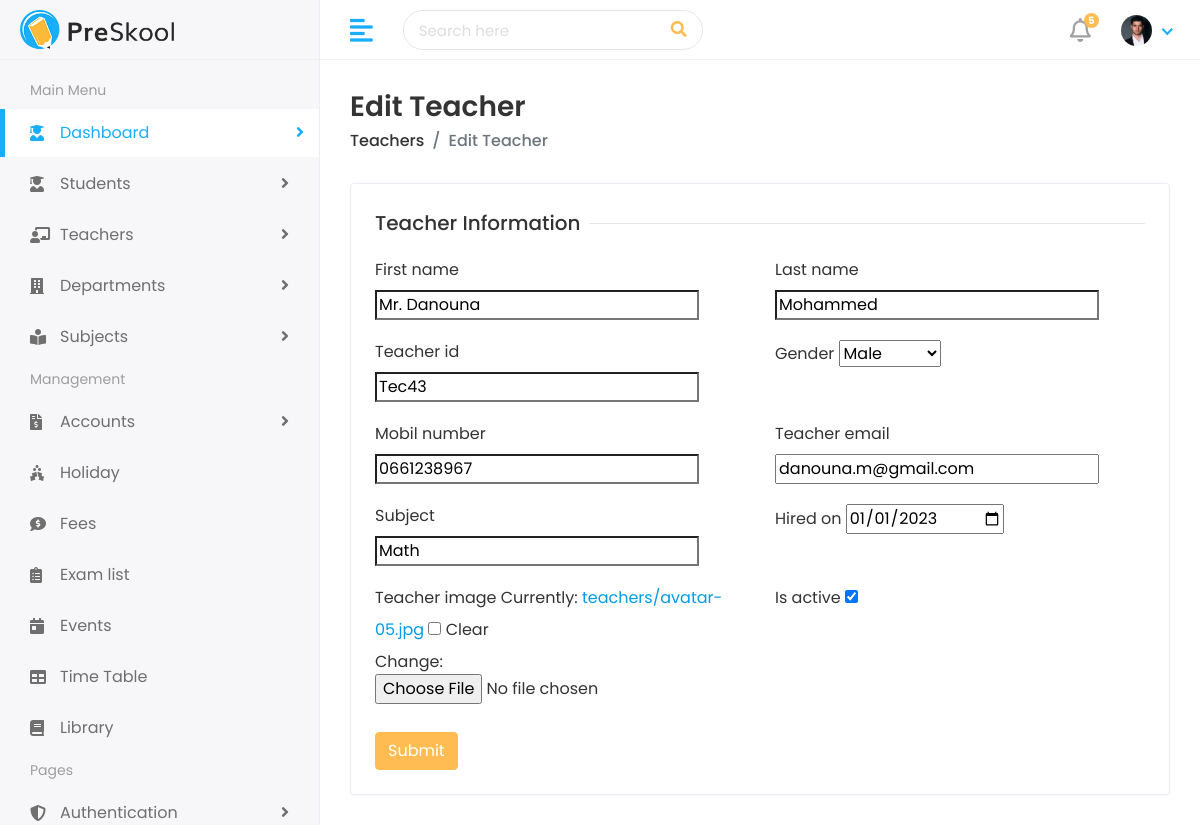
The app's page /teachers/edit/test-teacher-t001/ (signed in) with its own data.
### teachers/models.py (models this page shows, shortened)
class Teacher(models.Model):
    first_name = models.CharField(max_length=100)
    last_name = models.CharField(max_length=100)
    teacher_id = models.CharField(max_length=20)
    gender=models.CharField(max_length=10, choices=[('Male', 'Male'), ('Female', 'Female'), ('Others', 'Others')])
    mobil_number = models.CharField(max_length=15)
    teacher_email = models.EmailField(unique=True)
    subject = models.CharField(max_length=100)
    hired_on= models.DateField()
    teacher_image= models.ImageField(upload_to='teachers/', blank=True)
    is_active=models.BooleanField(default=True)
    slug = models.SlugField(max_length=255, unique=True, blank=True)

### teachers/views.py (the view)
# urls.py: path('edit/<str:slug>/', views.edit_teacher, name='edit_teacher'),
def edit_teacher(request, slug):
    teacher = get_object_or_404(Teacher, slug=slug)
    if request.method == "POST":
        form = TeacherForm(request.POST, request.FILES, instance=teacher)
        if form.is_valid():
            form.save()
            create_notification(
                request.user, f"Edited Teacher: {teacher.first_name} {teacher.last_name}")
            messages.success(
                request, f"Teacher {teacher.first_name} {teacher.last_name} updated Successfully")
            return redirect('teacher_list')
    else:
        form = TeacherForm(instance=teacher)
    return render(request, "teachers/edit-teacher.html", {'form': form, 'teacher': teacher})

### teachers/forms.py
class TeacherForm(forms.ModelForm):
    class Meta:
        model = Teacher
        fields = [
            'first_name', 'last_name', 'teacher_id', 'gender',
            'mobil_number', 'teacher_email', 'subject', 'hired_on',
            'teacher_image', 'is_active'
        ]
        widgets = {
            'hired_on': forms.DateInput(attrs={'type': 'date'}),
        }
    def __init__(self, *args, **kwargs):
        super(TeacherForm, self).__init__(*args, **kwargs)
        self.fields['is_active'].initial = True

### school/context_processors.py (called while the page is built)
def notifications(request):
    if request.user.is_authenticated:
        unread_notification = request.user.notification_set.filter(
            is_read=False)
        unread_notification_count = unread_notification.count()
        return {'unread_notification': unread_notification,
                'unread_notification_count': unread_notification_count}
    return {}

### templates/teachers/edit-teacher.html (shortened to what this page needs)
{% extends 'Home/base.html' %}
{% load static %}
{% block body %}
<div class="page-wrapper">
    <div class="content container-fluid">
        <div class="page-header">
            <div class="row align-items-center">
                <div class="col">
                    <h3 class="page-title">Edit Teacher</h3>
                    <ul class="breadcrumb">
                        <li class="breadcrumb-item"><a href="{% url 'teacher_list' %}">Teachers</a></li>
                        <li class="breadcrumb-item active">Edit Teacher</li>
                    </ul>
                </div>
            </div>
        </div>
        <div class="row">
            <div class="col-sm-12">
                <div class="card">
                    <div class="card-body">
                        <form method="post" enctype="multipart/form-data">
                            <div class="row">
                                <div class="col-12">
                                    <h5 class="form-title"><span>Teacher Information</span></h5>
                                </div>
                                {% for field in form %}
                                <div class="col-12 col-sm-6">
                                    <div class="form-group">
                                        <label>{{ field.label }}</label>
                                        {{ field }}
                                    </div>
                                </div>
                                {% endfor %}
                                <div class="col-12">
                                    <button type="submit" class="btn btn-primary">Submit</button>
                                </div>
                            </div>
                        </form>
                    </div>
                </div>
            </div>
        </div>
    </div>
</div>
{% endblock %}

### static/assets/css/style.css (style rules this page uses)
html { height: 100%; }
body { background-color: #fff; color: #333; font-family: 'Poppins', sans-serif; font-size: 1rem; height: 100%; line-height: 1.5; overflow-x: hidden; }
h1, h2, h3, h4, h5, h6 { font-family: 'Poppins', sans-serif; margin-top: 0; }
input, input:focus, button, button:focus { outline: none; }
input[type="file"] { height: auto; min-height: calc(1.5em + .75rem + 2px); }
input[type=text], input[type=password] { -webkit-appearance: none; -moz-appearance: none; appearance: none; }
.form-group { margin-bottom: 1.25rem; }
ul, ol { padding: 0px; list-style: none; }
.btn-primary { background-color: #FFBC53; border: 1px solid #FFBC53; }
.card { border: 1px solid #ececf5; box-shadow: 0 1px 3px 0 rgba(0, 0, 0, 0.03); margin-bottom: 1.875rem; }
.card-body { padding: 1.5rem; }
.page-wrapper { margin-left: 320px; padding-top: 60px; position: relative; transition: all 0.4s ease; }
.page-wrapper > .content { padding: 1.875rem 1.875rem 0; }
.page-header { margin-bottom: 1.875rem; }
.page-header .breadcrumb { background-color: transparent; color: #6c757d; font-size: 1rem; font-weight: 500; margin-bottom: 0; padding: 0; }
.page-header .breadcrumb a { color: #333; }
.page-title { font-size: 28px; font-weight: 600; color: #333; margin-bottom: 5px; }
.form-title { width: 100%; max-width: 100%; padding: 0; font-size: 1.25rem; font-weight: 500; line-height: inherit; color: #333; white-space: normal; position: relative; display: block; margin-bottom: 20px; }
.form-title:before { content: ""; position: absolute; left: 0px; right: 0px; height: 1px; top: 50%; background-color: rgba(0, 0, 0, 0.1); }
.form-title span { padding: 0px 0.5rem 0 0; background-color: #fff; display: inline-block; z-index: 2; position: relative; }

### records on screen
Teacher: form "Mr. Danouna" "Mohammed" "Tec43" "Male" "0661238967" "danouna.m@gmail.com" "Math" "01/01/2023" "☑"

### other values on screen
{{ unread_notification_count }} "5"
{{ field.label }} "First name" "Last name" "Teacher id" "Gender" "Mobil number" "Teacher email" "Subject" "Hired on" "Teacher image" "Is active"
